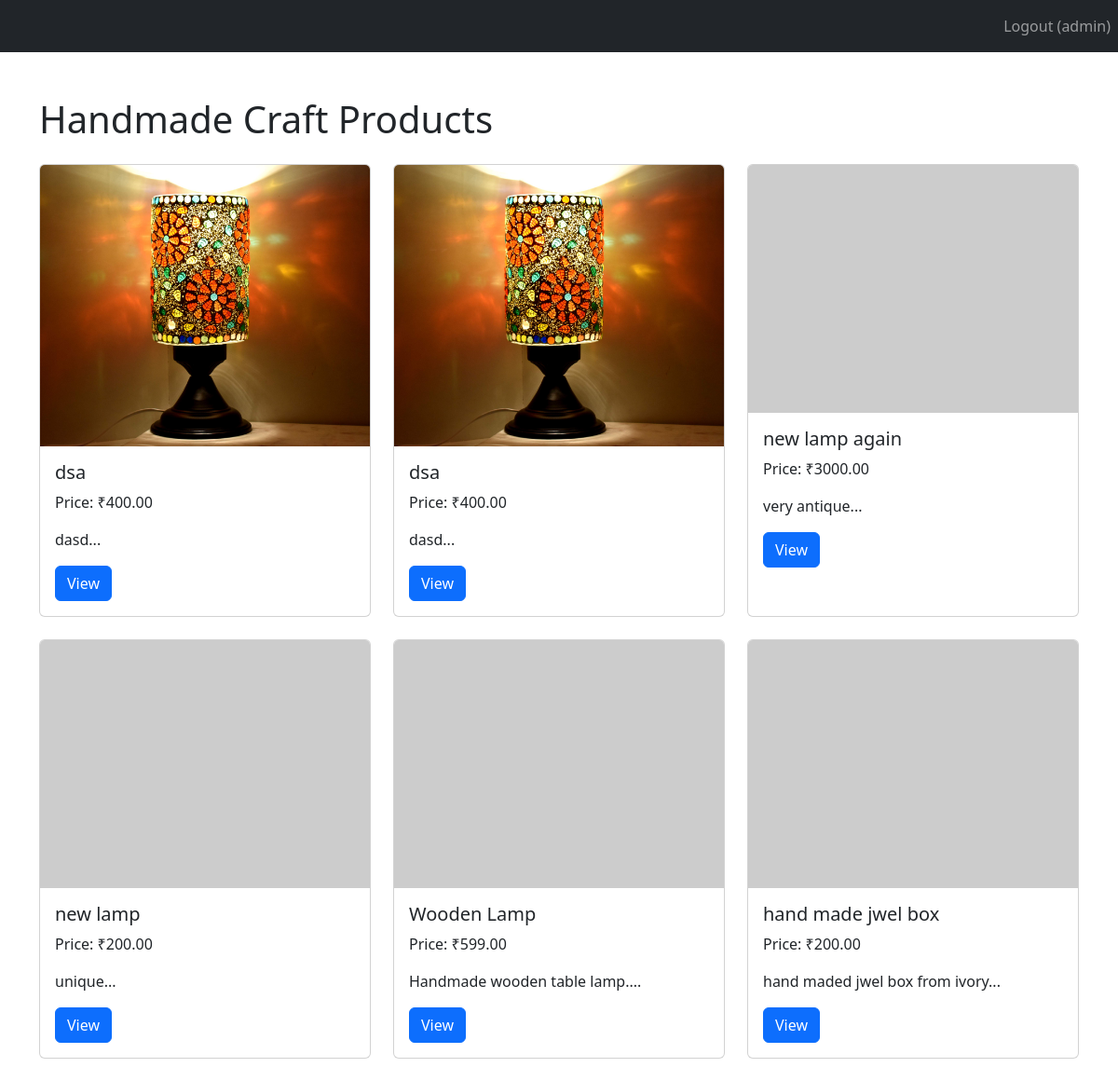
The page / (signed in) on the database its author committed.
### tables this page shows
CREATE TABLE `products` (
  `id` int(11) NOT NULL,
  `name` varchar(100) NOT NULL,
  `price` decimal(10,2) NOT NULL,
  `description` text NOT NULL,
  `created_at` timestamp NOT NULL DEFAULT current_timestamp(),
  `image` varchar(255) DEFAULT NULL
);

### public/index.php (the view, shortened to what this page needs)
<?php
require_once "../config/db.php";
$sql = "SELECT * FROM products ORDER BY created_at DESC";
$stmt = $pdo->query($sql);
$products = $stmt->fetchAll(PDO::FETCH_ASSOC);
?>
<!DOCTYPE html>
<html lang="en">
<head>
    <link href="https://cdn.jsdelivr.net/npm/bootstrap@5.3.3/dist/css/bootstrap.min.css" rel="stylesheet">
</head>
<body>
<nav class="navbar navbar-expand-lg navbar-dark bg-dark">
<ul class="navbar-nav ms-auto">
    <?php if (isset($_SESSION['user_id'])): ?>
        <li class="nav-item">
            <a class="nav-link" href="logout.php">Logout (<?= htmlspecialchars($_SESSION['username']) ?>)</a>
        </li>
    <?php else: ?>
        <li class="nav-item">
            <a class="nav-link" href="login.php">Login</a>
        </li>
    <?php endif; ?>
</ul>
</nav>
<div class="container mt-5">
    <h1>Handmade Craft Products</h1>
    <div class="row mt-4">
        <?php foreach ($products as $product): ?>
            <div class="col-md-4 mb-4">
                <div class="card h-100">
                    <?php if ($product["image"]): ?>
                        <img src="../uploads/<?= htmlspecialchars($product["image"]) ?>" class="card-img-top" alt="Product Image">
                    <?php else: ?>
                        <img src="https://via.placeholder.com/400x300?text=No+Image" class="card-img-top" alt="No image">
                    <?php endif; ?>
                    <div class="card-body">
                        <h5 class="card-title"><?= htmlspecialchars($product["name"]) ?></h5>
                        <p class="card-text">Price: ₹<?= htmlspecialchars($product["price"]) ?></p>
                        <p class="card-text"><?= nl2br(htmlspecialchars(substr($product["description"], 0, 100))) ?>...</p>
                        <a href="product.php?id=<?= $product["id"] ?>" class="btn btn-primary">View</a>
                    </div>
                </div>
            </div>
        <?php endforeach; ?>
    </div>
</div>
</body>
</html>

### rows shown on the page
products: image (picture), name "dsa", price "400.00", description "dasd"
products: image (picture), name "dsa", price "400.00", description "dasd"
products: name "new lamp again", price "3000.00", description "very antique"
products: name "new lamp", price "200.00", description "unique"
products: name "Wooden Lamp", price "599.00", description "Handmade wooden table lamp."
products: name "hand made jwel box", price "200.00", description "hand maded jwel box from ivory"

### other values the page prints
$_SESSION['username'] "admin"
